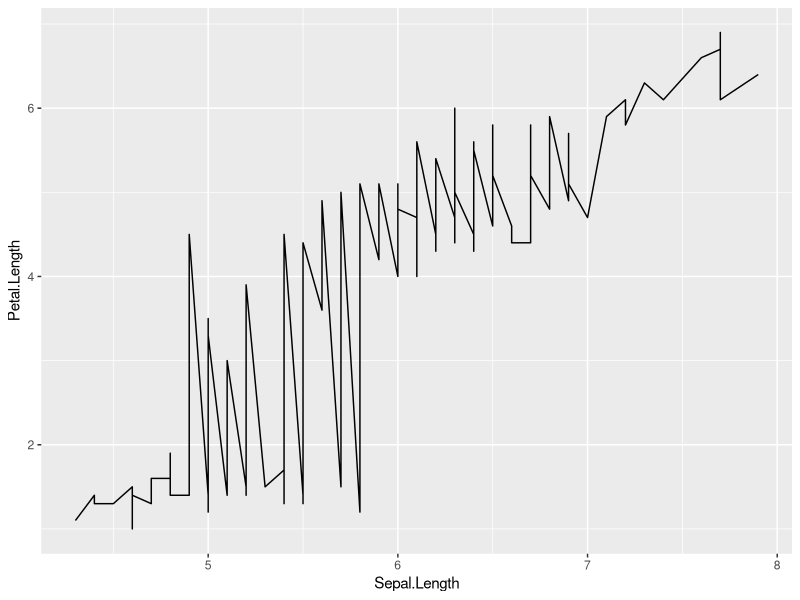
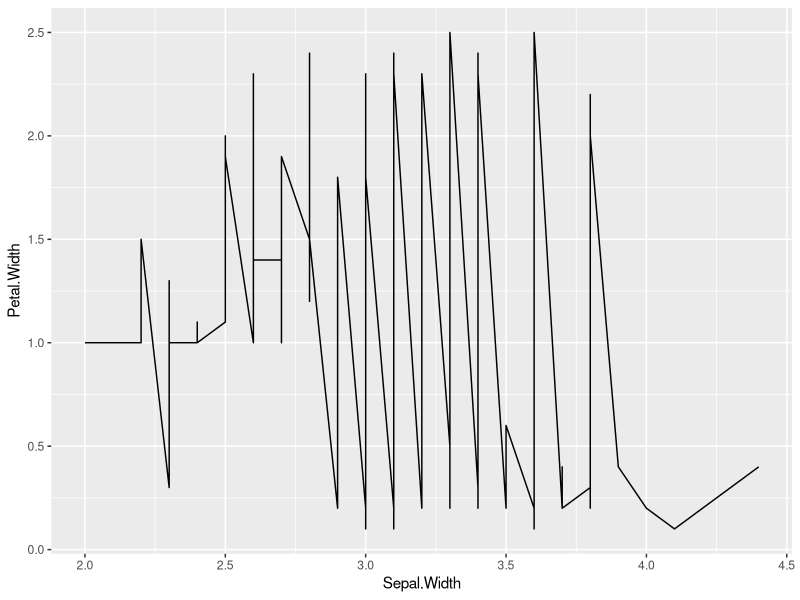

Write R code to recreate these figures, in order.
library(sqldf)

str(iris)

mydata <- sqldf('SELECT * FROM iris WHERE species = "setosa"')

df <- iris[c(iris$Species == 'setosa'), ]
iris$Petal.Length
library(dplyr)

# 첫 번째부터 네 번째 줄까지 평균을 구한다
species.sum <- sqldf('SELECT AVG("Sepal.Length"), 
                     AVG("Sepal.width"), 
                     AVG("Petal.Length"),
                     AVG("Petal.width")
                     FROM iris GROUP BY Species')

species.sum1 <- aggregate(Sepal.Length~Species, iris, mean)

species.sum2 <- iris %>% 
  group_by(Species) %>% 
  summarise_all(mean)

species.sum3 <- apply(
  iris[, c(1:4)], 2, tapply, INDEX = iris$Species, mean)

library(ggplot2)
ggplot(iris, aes(x = Sepal.Length, y = Petal.Length)) + geom_line()
ggplot(iris, aes(x = Sepal.Width, y = Petal.Width)) + geom_line()
